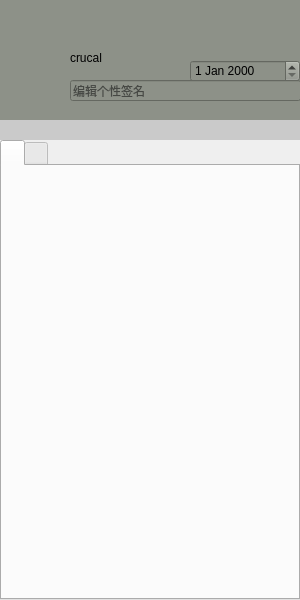
<?xml version="1.0" encoding="UTF-8"?>
<ui version="4.0">
 <class>My_Dialog</class>
 <widget class="QDialog" name="My_Dialog">
  <property name="geometry">
   <rect>
    <x>0</x>
    <y>0</y>
    <width>300</width>
    <height>600</height>
   </rect>
  </property>
  <property name="windowTitle">
   <string>Dialog</string>
  </property>
  <property name="styleSheet">
   <string notr="true">QPushButton#Btn_close, QPushButton#Btn_min
{
	border:one;
}
QPushButton#Btn_close
{
	image: url(:/images/close(1).png);
}
QPushButton#Btn_min
{
	image: url(:/images/min(1).png);
}
QLabel#Lab_top
{
	background-color: rgb(141, 145, 136);
}
QLabel#Lab_mid
{
	background-color: rgb(202, 202, 202);
}
QLabel#Lab_down
{
	background-color: rgb(239, 239, 239);
}
QLabel#Lab_name
{
	background-color: rgb(141, 145, 136);
}
QLineEdit#Edit_signature
{
	background-color: rgb(141, 145, 136);
	font:normal 18px &quot;楷体&quot;;
}
QDateEdit#Edit_date
{
	background-color: rgb(141, 145, 136);
}</string>
  </property>
  <widget class="QPushButton" name="Btn_close">
   <property name="geometry">
    <rect>
     <x>270</x>
     <y>0</y>
     <width>30</width>
     <height>30</height>
    </rect>
   </property>
   <property name="text">
    <string/>
   </property>
  </widget>
  <widget class="QPushButton" name="Btn_min">
   <property name="geometry">
    <rect>
     <x>240</x>
     <y>0</y>
     <width>30</width>
     <height>30</height>
    </rect>
   </property>
   <property name="text">
    <string/>
   </property>
  </widget>
  <widget class="QLabel" name="Lab_portrait">
   <property name="geometry">
    <rect>
     <x>10</x>
     <y>50</y>
     <width>50</width>
     <height>50</height>
    </rect>
   </property>
   <property name="text">
    <string/>
   </property>
   <property name="pixmap">
    <pixmap resource="images.qrc">:/images/1 (2).jpg</pixmap>
   </property>
   <property name="scaledContents">
    <bool>true</bool>
   </property>
  </widget>
  <widget class="QLabel" name="Lab_top">
   <property name="geometry">
    <rect>
     <x>0</x>
     <y>0</y>
     <width>300</width>
     <height>120</height>
    </rect>
   </property>
   <property name="text">
    <string/>
   </property>
  </widget>
  <widget class="QLabel" name="Lab_mid">
   <property name="geometry">
    <rect>
     <x>0</x>
     <y>120</y>
     <width>300</width>
     <height>20</height>
    </rect>
   </property>
   <property name="text">
    <string/>
   </property>
  </widget>
  <widget class="QLabel" name="Lab_down">
   <property name="geometry">
    <rect>
     <x>40</x>
     <y>160</y>
     <width>300</width>
     <height>460</height>
    </rect>
   </property>
   <property name="text">
    <string/>
   </property>
  </widget>
  <widget class="QTabWidget" name="tabWidget">
   <property name="geometry">
    <rect>
     <x>0</x>
     <y>140</y>
     <width>300</width>
     <height>460</height>
    </rect>
   </property>
   <property name="currentIndex">
    <number>0</number>
   </property>
   <widget class="QWidget" name="tabWidgetPage1" native="true">
    <attribute name="title">
     <string/>
    </attribute>
   </widget>
   <widget class="QWidget" name="tabWidgetPage2" native="true">
    <attribute name="title">
     <string/>
    </attribute>
   </widget>
  </widget>
  <widget class="QDateEdit" name="Edit_date">
   <property name="geometry">
    <rect>
     <x>190</x>
     <y>60</y>
     <width>110</width>
     <height>22</height>
    </rect>
   </property>
  </widget>
  <widget class="QLabel" name="Lab_name">
   <property name="geometry">
    <rect>
     <x>70</x>
     <y>50</y>
     <width>53</width>
     <height>16</height>
    </rect>
   </property>
   <property name="text">
    <string>crucal</string>
   </property>
  </widget>
  <widget class="QLineEdit" name="Edit_signature">
   <property name="geometry">
    <rect>
     <x>70</x>
     <y>80</y>
     <width>231</width>
     <height>21</height>
    </rect>
   </property>
   <property name="inputMask">
    <string/>
   </property>
   <property name="placeholderText">
    <string>编辑个性签名</string>
   </property>
  </widget>
  <zorder>Lab_top</zorder>
  <zorder>Lab_mid</zorder>
  <zorder>Lab_down</zorder>
  <zorder>Lab_portrait</zorder>
  <zorder>Btn_close</zorder>
  <zorder>Btn_min</zorder>
  <zorder>tabWidget</zorder>
  <zorder>Edit_date</zorder>
  <zorder>Lab_name</zorder>
  <zorder>Edit_signature</zorder>
 </widget>
 <resources>
  <include location="images.qrc"/>
 </resources>
 <connections/>
</ui>
